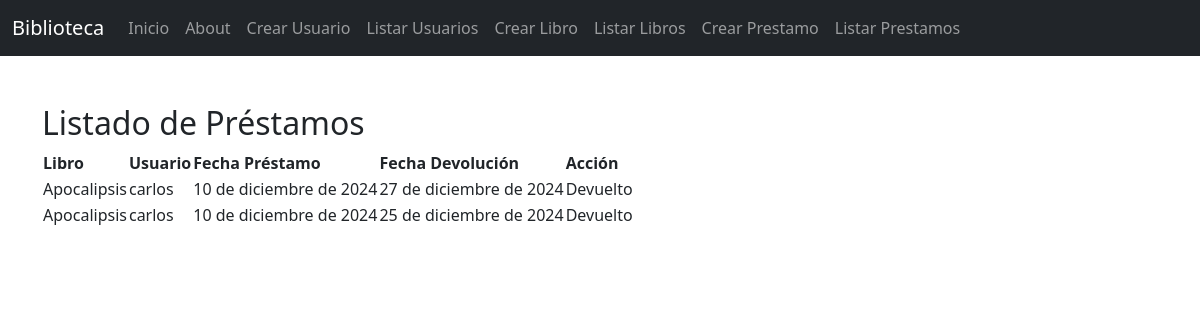
/listar_prestamos/, run on the app's committed database.
### biblioteca/models.py (models this page shows, shortened)
class Prestamo(models.Model):
    libro = models.ForeignKey(Libro, on_delete=models.CASCADE)  # Relación con Libro
    usuario = models.ForeignKey(Usuario, on_delete=models.CASCADE)  # Relación con Usuario
    fecha_prestamo = models.DateField(auto_now_add=True)
    fecha_devolucion = models.DateField(null=True, blank=True)

class Libro(models.Model):
    titulo = models.CharField(max_length=200)
    autor = models.CharField(max_length=100)
    isbn = models.CharField(max_length=13, unique=True)  # ISBN único
    disponible = models.BooleanField(default=True)

class Usuario(models.Model):
    nombre = models.CharField(max_length=100)
    email = models.EmailField(unique=True)
    telefono = models.CharField(max_length=15, blank=True, null=True)
    fecha_registro = models.DateTimeField(auto_now_add=True)

### biblioteca/views.py (the view)
# urls.py: path('listar_prestamos/', views.listar_prestamos, name='listar_prestamos'),
def listar_prestamos(request):
    prestamos = Prestamo.objects.all()
    return render(request, "biblioteca/listar_prestamos.html", {"prestamos": prestamos})

### biblioteca/templates/biblioteca/listar_prestamos.html
{% extends 'biblioteca/base.html' %}
{% block contenido %}
<h2>Listado de Préstamos</h2>
<table>
    <thead>
      <tr>
        <th>Libro</th>
        <th>Usuario</th>
        <th>Fecha Préstamo</th>
        <th>Fecha Devolución</th>
        <th>Acción</th>
      </tr>
    </thead>
    <tbody>
      {% for prestamo in prestamos %}
        <tr>
          <td>{{ prestamo.libro.titulo }}</td>
          <td>{{ prestamo.usuario.nombre }}</td>
          <td>{{ prestamo.fecha_prestamo }}</td>
          <td>{{ prestamo.fecha_devolucion|default:"Pendiente" }}</td>
          <td>
            {% if not prestamo.fecha_devolucion %}
              <a href="{% url 'registrar_devolucion' prestamo.id %}" class="btn btn-success">Registrar Devolución</a>
            {% else %}
              <span>Devuelto</span>
            {% endif %}
          </td>
        </tr>
      {% endfor %}
    </tbody>
  </table>
{% endblock %}

### biblioteca/templates/biblioteca/base.html (shortened to what this page needs)
<!DOCTYPE html>
<html lang="en">
<head>
    <link rel="stylesheet" href="https://cdn.jsdelivr.net/npm/bootstrap@5.3.0/dist/css/bootstrap.min.css">
</head>
<body>
    <nav class="navbar navbar-expand-lg navbar-dark bg-dark">
        <div class="container-fluid">
            <a class="navbar-brand" href="{% url 'index' %}">Biblioteca</a>
            <div class="collapse navbar-collapse" id="navbarNav">
                <ul class="navbar-nav">
                    <li class="nav-item">
                        <a class="nav-link" href="{% url 'index' %}">Inicio</a>
                    </li>
                    <li class="nav-item">
                        <a class="nav-link" href="{% url 'about' %}">About</a>
                    </li>
                    <li class="nav-item">
                        <a class="nav-link" href="{% url 'crear_usuario' %}">Crear Usuario</a>
                    </li>
                    <li class="nav-item">
                        <a class="nav-link" href="{% url 'listar_usuarios' %}">Listar Usuarios</a>
                    </li>
                    <li class="nav-item">
                        <a class="nav-link" href="{% url 'crear_libro' %}">Crear Libro</a>
                    </li>
                    <li class="nav-item">
                        <a class="nav-link" href="{% url 'listar_libros' %}">Listar Libros</a>
                    </li>
                    <li class="nav-item">
                        <a class="nav-link" href="{% url 'crear_prestamo' %}">Crear Prestamo</a>
                    </li>
                    <li class="nav-item">
                        <a class="nav-link" href="{% url 'listar_prestamos' %}">Listar Prestamos</a>
                    </li>
                </ul>
            </div>
        </div>
    </nav>
    <main class="container mt-5">
        {% block contenido %}{% endblock %}
    </main>
</body>
</html>

### data on the page
Prestamo: libro.titulo "Apocalipsis", usuario.nombre "carlos", fecha_prestamo "10 de diciembre de 2024", fecha_devolucion "27 de diciembre de 2024", shows "Devuelto"
Prestamo: libro.titulo "Apocalipsis", usuario.nombre "carlos", fecha_prestamo "10 de diciembre de 2024", fecha_devolucion "25 de diciembre de 2024", shows "Devuelto"
